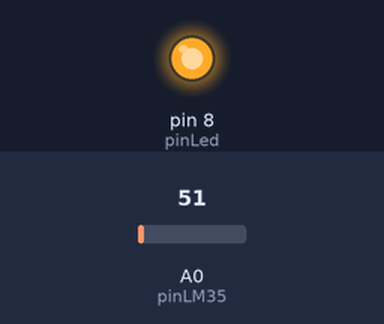
Recording of a sketch running on a simulated Arduino Uno, built with avr-gcc and run on an emulated ATmega328P. Parts: output pins drawn as LEDs (lit = HIGH). Inputs (shaded band) come from the test bench; at power-on: A0 (pinLM35) = 51.

Above: at 1.8 s.
1.9 s: A0 (pinLM35) set to 65
At 2.8 s:
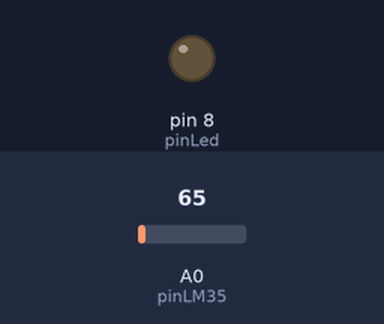
3.5 s: A0 (pinLM35) set to 61
At 4.4 s:
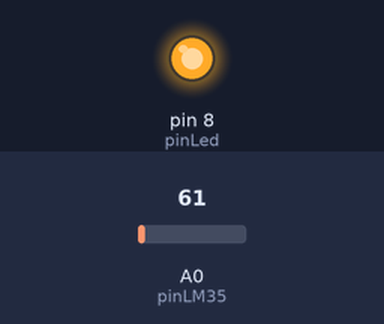
5.5 s: A0 (pinLM35) set to 71
At 7.1 s:
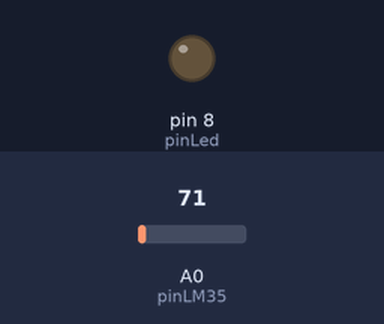
Timing chart, 0 to 8.6 s (numbered marks = the images above; inputs shaded):
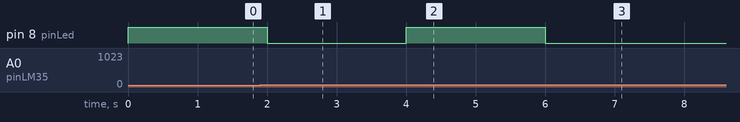

The sketch:

Week7_Thuchanh2_Bai3.ino
```cpp
#define pinLed 8
#define pinLM35 A0

void setup() {
  pinMode(pinLM35, INPUT);
  pinMode(pinLed, OUTPUT);
}

void loop() {
  // Đọc giá trị từ cảm biến LM35
  int rawValue = analogRead(pinLM35);
  float voltage = rawValue * (5.0 / 1023.0);
  float temperature = voltage * 100.0;

  if(temperature < 30)
    digitalWrite(pinLed, 1);
  else
    digitalWrite(pinLed, 0);

  delay(1000);
}
```

Measured:
- the behaviour switches between 61 and 62 on A0 (pinLM35) (found by bisection; images 0 and 1)
- after the input at 1.9 s, pin 8 (pinLed): HIGH → LOW after 0.10 s
- after the input at 3.5 s, pin 8 (pinLed): LOW → HIGH after 0.50 s
- after the input at 5.5 s, pin 8 (pinLed): HIGH → LOW after 0.50 s
